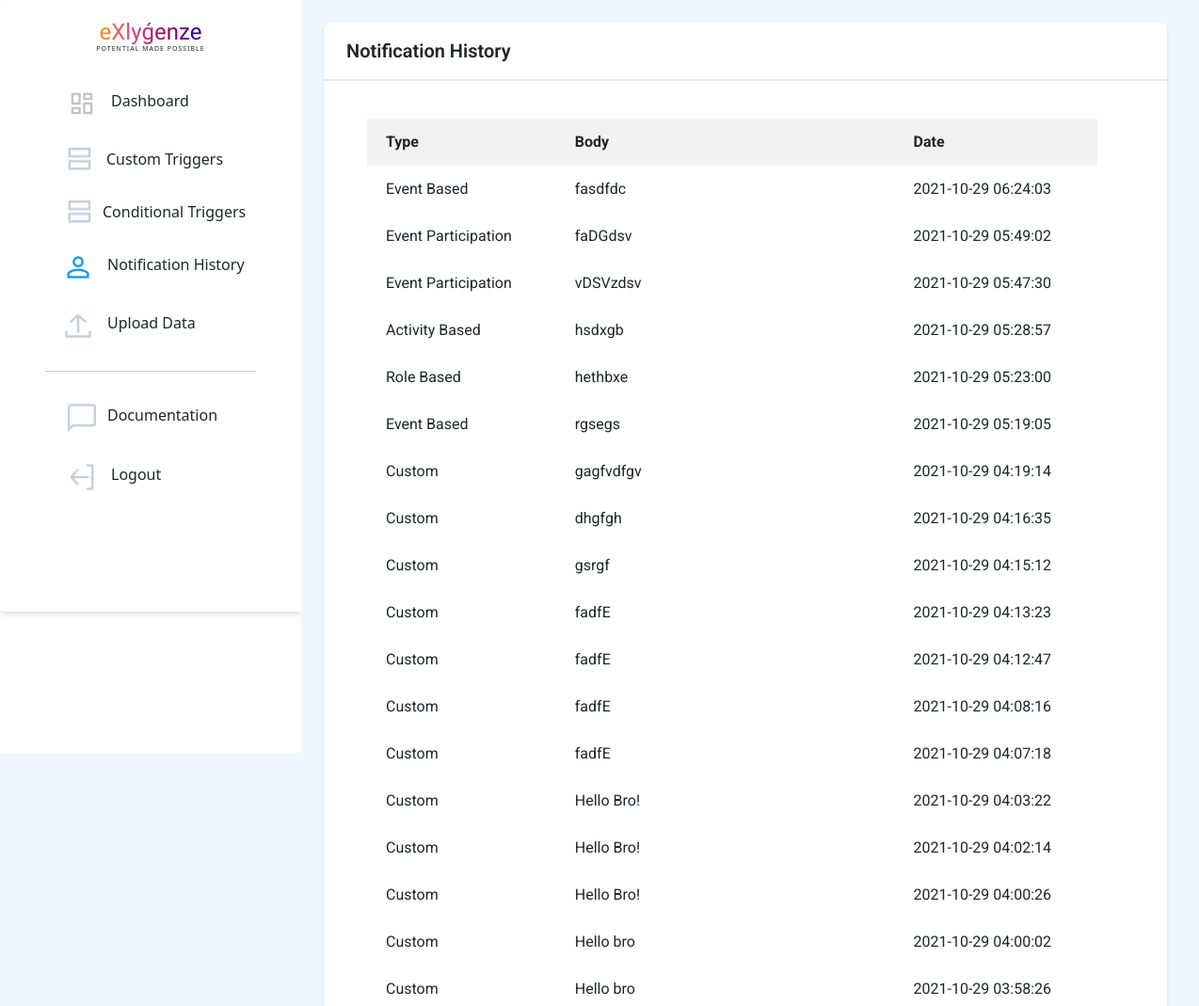
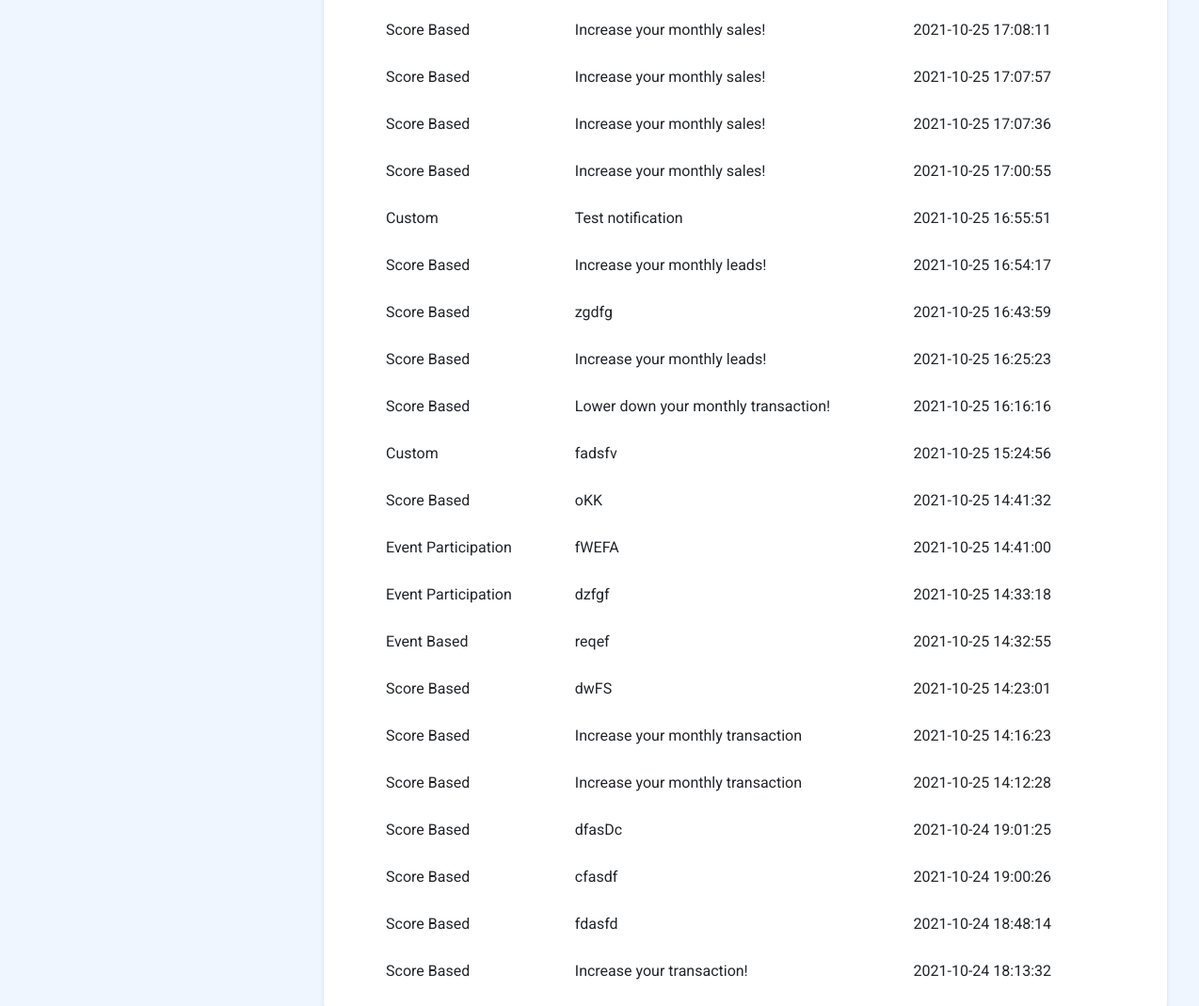
The page /history (signed in) on the database its author committed (2 pictures, top to bottom).
### application/models.py (models this page shows, shortened)
class NotificationHistory(db.Model, UserMixin):
    id = db.Column(db.Integer, primary_key=True)
    type = db.Column(db.String(20),nullable=False)
    scheduled_date = db.Column(db.DateTime, default = datetime.utcnow)
    period = db.Column(db.Integer)
    message_body = db.Column(db.String(500),nullable=False)
    score = db.Column(db.String(100),default='')
    event = db.Column(db.String(100),default='')
    activity = db.Column(db.String(100),default='')
    email = db.Column(db.Boolean,default=False,nullable=False)
    whatsapp = db.Column(db.Boolean,default=False,nullable=False)
    sms = db.Column(db.Boolean,default=False,nullable=False)
    date_time = db.Column(db.DateTime,nullable = False, default = datetime.utcnow)
    user_id = db.Column(db.Integer,db.ForeignKey('user.id'),nullable=False)

### application/routes.py (the view)
@app.route('/history')
def notification_history():
    if current_user.is_authenticated:
        notif = current_user.history
        return render_template('history.html', notif=notif, heading='notificationhistory')
    else:
        return redirect(url_for('login'))

### application/models.py (called while the page is built)
@login_manager.user_loader
def load_user(user_id):
    return User.query.get(int(user_id))

### application/templates/history.html (shortened to what this page needs)
{% extends 'basic.html'%}
{% block body %}
<body>
    <div class="bg-blue-50 flex">
        {% include "navbar.html" %}
        <div class="flex">
            <div>
                <div class="subideabody" style="font-family: 'Roboto';">
                    <div class=" bg-blue-50 flex  ">
                        <div class="mx-4 flex-grow">
                            <br>
                            <div class=" flex flex-wrap ">
                                <div class=" bg-white max-w-4xl rounded-lg w-screen shadow-md">
                                    <div>
                                        <div class="py-3 pl-6 font-medium text-xl border-b-2 font-semibold">Notification History </div>
                                        <br>
                                        <div class="py-3 pl-6 border-b-2" style = "width:800px">
                                        <table id = "history">
                                            <tr>
                                                <th>Type</th>
                                                <th>Body</th>
                                                <th>Date</th>
                                            </tr>
                                            {% for notif in notif|sort(attribute='date_time', reverse = True) %}
                                                <tr>
                                                    <td><a href = "{{ url_for('notification_history_id',notif_id=notif.id) }}">{{notif.type}}</a></td>
                                                    <td>{{notif.message_body}}</td>
                                                    <td>{{notif.date_time.strftime('%Y-%m-%d %H:%M:%S')}}</td>
                                                </tr>
                                            {% endfor %}
                                        </table>
                                    </div>
                                    </div>
                                </div>
                            </div>
                        </div>
                    </div>
                </div>
            </div>
        </div>
    </div>
</body>
{%endblock%}

### application/templates/history.html (style rules this page uses)
.subideabody { font-family: 'Poppins'; background-color: #f8f8f8; }
#history { margin-left: 22px; border-collapse: collapse; width: 100%; }
#history tr { height: 50px; }
#history td { padding: 0 20px 0 20px; }
#history th { background-color: #f2f2f2; padding: 0 20px 0 20px; }

### rows shown on the page
NotificationHistory: type "Event Based", message_body "fasdfdc", date_time "2021-10-29 06:24:03"
NotificationHistory: type "Event Participation", message_body "faDGdsv", date_time "2021-10-29 05:49:02"
NotificationHistory: type "Event Participation", message_body "vDSVzdsv", date_time "2021-10-29 05:47:30"
NotificationHistory: type "Activity Based", message_body "hsdxgb", date_time "2021-10-29 05:28:57"
NotificationHistory: type "Role Based", message_body "hethbxe", date_time "2021-10-29 05:23:00"
NotificationHistory: type "Event Based", message_body "rgsegs", date_time "2021-10-29 05:19:05"
NotificationHistory: type "Custom", message_body "gagfvdfgv", date_time "2021-10-29 04:19:14"
NotificationHistory: type "Custom", message_body "dhgfgh", date_time "2021-10-29 04:16:35"
NotificationHistory: type "Custom", message_body "gsrgf", date_time "2021-10-29 04:15:12"
NotificationHistory: type "Custom", message_body "fadfE", date_time "2021-10-29 04:13:23"
NotificationHistory: type "Custom", message_body "fadfE", date_time "2021-10-29 04:12:47"
NotificationHistory: type "Custom", message_body "fadfE", date_time "2021-10-29 04:08:16"
NotificationHistory: type "Custom", message_body "fadfE", date_time "2021-10-29 04:07:18"
NotificationHistory: type "Custom", message_body "Hello Bro!", date_time "2021-10-29 04:03:22"
NotificationHistory: type "Custom", message_body "Hello Bro!", date_time "2021-10-29 04:02:14"
NotificationHistory: type "Custom", message_body "Hello Bro!", date_time "2021-10-29 04:00:26"
NotificationHistory: type "Custom", message_body "Hello bro", date_time "2021-10-29 04:00:02"
NotificationHistory: type "Custom", message_body "Hello bro", date_time "2021-10-29 03:58:26"
NotificationHistory: type "Score Based", message_body "Increase your monthly sales!", date_time "2021-10-25 17:08:11"
NotificationHistory: type "Score Based", message_body "Increase your monthly sales!", date_time "2021-10-25 17:07:57"
NotificationHistory: type "Score Based", message_body "Increase your monthly sales!", date_time "2021-10-25 17:07:36"
NotificationHistory: type "Score Based", message_body "Increase your monthly sales!", date_time "2021-10-25 17:00:55"
NotificationHistory: type "Custom", message_body "Test notification", date_time "2021-10-25 16:55:51"
NotificationHistory: type "Score Based", message_body "Increase your monthly leads!", date_time "2021-10-25 16:54:17"
NotificationHistory: type "Score Based", message_body "zgdfg", date_time "2021-10-25 16:43:59"
NotificationHistory: type "Score Based", message_body "Increase your monthly leads!", date_time "2021-10-25 16:25:23"
NotificationHistory: type "Score Based", message_body "Lower down your monthly transaction!", date_time "2021-10-25 16:16:16"
NotificationHistory: type "Custom", message_body "fadsfv", date_time "2021-10-25 15:24:56"
NotificationHistory: type "Score Based", message_body "oKK", date_time "2021-10-25 14:41:32"
NotificationHistory: type "Event Participation", message_body "fWEFA", date_time "2021-10-25 14:41:00"
NotificationHistory: type "Event Participation", message_body "dzfgf", date_time "2021-10-25 14:33:18"
NotificationHistory: type "Event Based", message_body "reqef", date_time "2021-10-25 14:32:55"
NotificationHistory: type "Score Based", message_body "dwFS", date_time "2021-10-25 14:23:01"
NotificationHistory: type "Score Based", message_body "Increase your monthly transaction", date_time "2021-10-25 14:16:23"
NotificationHistory: type "Score Based", message_body "Increase your monthly transaction", date_time "2021-10-25 14:12:28"
NotificationHistory: type "Score Based", message_body "dfasDc", date_time "2021-10-24 19:01:25"
NotificationHistory: type "Score Based", message_body "cfasdf", date_time "2021-10-24 19:00:26"
NotificationHistory: type "Score Based", message_body "fdasfd", date_time "2021-10-24 18:48:14"
NotificationHistory: type "Score Based", message_body "Increase your transaction!", date_time "2021-10-24 18:13:32"
